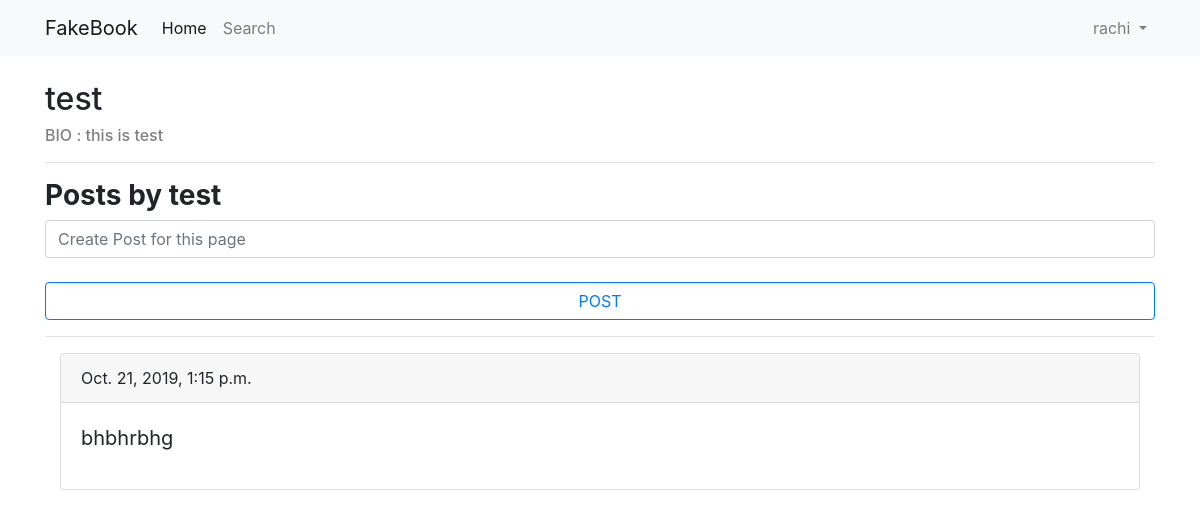
/pages/test (signed in), run on the app's committed database.
### core/models.py (models this page shows, shortened)
class Pages(models.Model):
    page_name= models.CharField(max_length=30, unique=True)
    page_des=models.CharField(max_length=100)
    page_admin=models.CharField(max_length=30)

class PagePosts(models.Model):
    page_name=models.CharField(max_length=30)
    post_content=models.TextField()
    postTime=models.DateTimeField()

### core/views.py (the view, shortened to what this page needs)
# urls.py: path('pages/<name>',views.listpages,name='pages'),
def listpages(request,name):
    if name=="show":
        allpages=Pages.objects.filter().order_by('page_name')
        return render(request,'pages/listpages.html',{'allpages':allpages})
    else:
        s=request.POST.__contains__('postcontent')
        print(s)
        page=Pages.objects.filter(page_name=name)
        allposts=PagePosts.objects.filter(page_name=name).order_by('-postTime')
        print(allposts.count())
        return render(request,'pages/pagelayout.html',{'page':page,'pagename':name,'allposts':allposts})

### social_site/templates/pages/pagelayout.html (shortened to what this page needs)
{% extends "../registration/base.html" %}
{% block content %}
    {% for p in page %}
    <h2>{{p.page_name}}</h2>
    <h6 style="color:gray"> BIO : {{p.page_des}}</h6>
    {% endfor %}
        <hr class="wide">
        <h3><b>Posts by {{pagename}}</b></h3>
        <div class="form-group">
            <form action="{% url 'pages' pagename %}" method="POST">
            <input type="text" class="form-control" placeholder="Create Post for this page" name="postcontent">
            <br>
            <input type="submit" class="btn btn-outline-primary btn-block" value="POST">
            </form>
        </div>
        <hr class="wide">
        <div class="container-fluid">
        {%for page_post in allposts %}
            <div class="card">
                <div class="card-header">
                 {{page_post.postTime}}
                </div>
                <div class="card-body">
                  <blockquote class="blockquote mb-0">
                    <p>{{page_post.post_content}}
                  </blockquote>
                </div>
            </div>
            <br>
        {% endfor %}
        </div>
        </div>
{% endblock %}

### social_site/templates/registration/base.html (shortened to what this page needs)
<!doctype html>
<html lang="en">
  <head>
    <link rel="stylesheet" href="https://stackpath.bootstrapcdn.com/bootstrap/4.3.1/css/bootstrap.min.css">
  </head>
  <body>
<nav class="navbar navbar-expand-lg navbar-light bg-light mb-4">
<div class="container">
  <a class="navbar-brand" href="">FakeBook</a>
  <div class="collapse navbar-collapse" id="navbarSupportedContent">
    <ul class="navbar-nav mr-auto">
      <li class="nav-item active">
        <a class="nav-link" href="{% url 'home' %}">Home <span class="sr-only">(current)</span></a>
      </li>
      <li class="nav-item">
        <a class="nav-link" href="{% url 'search' %}">Search</a>
      </li>
    </ul>
    {% if user.is_authenticated %}
       <ul class="navbar-nav">
        <li class="nav-item dropdown">
        <a class="nav-link dropdown-toggle" href="#" id="navbarDropdown" role="button" data-toggle="dropdown" aria-haspopup="true" aria-expanded="false">
          {{ user.username }}
        </a>
      </li>
    </ul>
    {% else %}
      <form class="form-inline my-2 my-lg-0">
        <a href = "{% url 'login' %}" class="btn btn-outline-success my-2 my-sm-0">Login</a>
      </form>
     {% endif %}
  </div>
  </div>
</nav>
  <div class="container">
    {% block content %}
    {% endblock %}
  </body>
</html>

### data on the page
Pages: page_name "test", page_des "this is test"
PagePosts: postTime "Oct. 21, 2019, 1:15 p.m.", post_content "bhbhrbhg"

### other printed values
{{ user.username }} "rachi"
{{ pagename }} "test"
